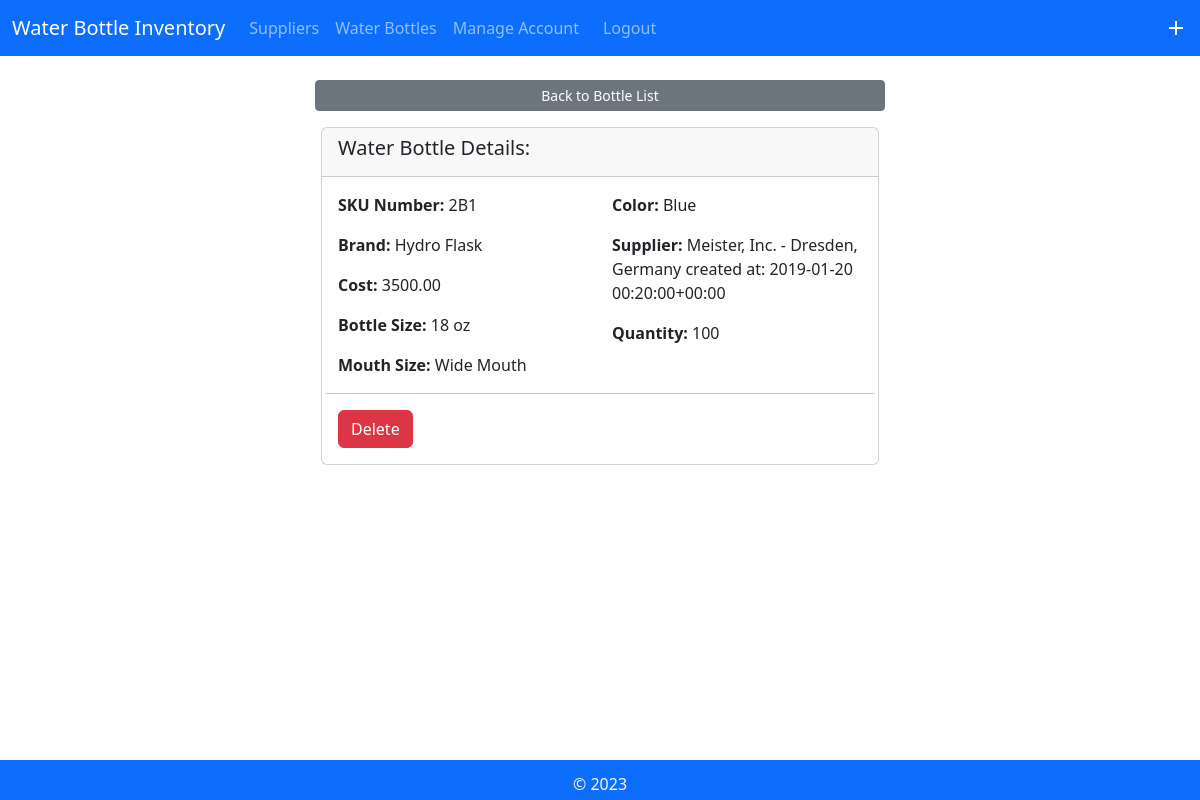
The app's page /view_bottle_details/1/2/ with its own data.
### Myinventoryapp/models.py (models this page shows, shortened)
class WaterBottle(models.Model):
    sku = models.CharField(max_length=300)
    brand = models.CharField(max_length=300)
    cost = models.DecimalField(max_digits=300, decimal_places=2)
    size = models.CharField(max_length=300)
    mouth_size = models.CharField(max_length=300)
    color = models.CharField(max_length=300)
    supplied_by = models.ForeignKey(Supplier, on_delete=models.CASCADE)
    current_quantity = models.IntegerField()

class Supplier(models.Model):
    name = models.CharField(max_length=300)
    city = models.CharField(max_length=300)
    country = models.CharField(max_length=300)
    created_at = models.DateTimeField(blank=True, null=True)
    objects = models.Manager()
    def __str__(self):
        return self.name + " - " + self.city + ", " + self.country + " created at: " + str(self.created_at)

### Myinventoryapp/views.py (the view)
# urls.py: path('view_bottle_details/<int:pk>/<int:pk_bottle>/', views.view_bottle_details, name='view_bottle_details'),
def view_bottle_details(request, pk, pk_bottle):
    a = get_object_or_404(Account, pk=pk)
    b = get_object_or_404(WaterBottle, pk=pk_bottle)
    context = {'a': a,
               'b': b}
    return render(request, 'Myinventoryapp/view_bottle_details.html', context)

### Myinventoryapp/templates/Myinventoryapp/view_bottle_details.html
{% extends 'Myinventoryapp/base.html' %}
{% load static %}
                {% block content %}
                <div class="row d-flex justify-content-center">
                    {% if a %}
                    <a href="{% url 'view_bottles' pk=a.pk %}" class="btn btn-secondary btn-sm w-50 mt-2">Back to Bottle List</a>
                    {% endif %}
                </div>
                <div class="col d-flex justify-content-center">
                    <div class="card w-50 mt-3 center">
                        <div class="card-header">
                            <h5 class="card-title"> Water Bottle Details:</h5>
                        </div>
                        <div class="card-body">
                            <div class="row justify-content-center">
                                <div class="col-6">
                                    <p>
                                        <b>SKU Number:</b> {{b.sku}}
                                    </p>
                                    <p>
                                        <b>Brand:</b> {{b.brand}}
                                    </p>
                                    <p>
                                        <b>Cost:</b> {{b.cost}}
                                    </p>
                                    <p>
                                        <b>Bottle Size:</b> {{b.size}}
                                    </p>
                                    <p>
                                        <b>Mouth Size:</b> {{b.mouth_size}}
                                    </p>
                                </div>
                                <div class="col-6">
                                    <p>
                                        <b>Color:</b> {{b.color}}
                                    </p>
                                    <p>
                                        <b>Supplier:</b> {{b.supplied_by}}
                                    </p>
                                    <p>
                                        <b>Quantity:</b> {{b.current_quantity}}
                                    </p>
                                </div>
                            <hr>
                            </div>
                            <p>
                                {% if a %}
                                <a href="{% url 'delete_bottle' pk=a.pk pk_bottle=b.pk %}"  class="btn btn-danger center float-start">Delete</a>
                                {% endif %}
                            </p>
                            </div>
                        </div>
                    </div>
                </div>
                {% endblock %}

### records on screen
WaterBottle: sku "2B1", brand "Hydro Flask", cost "3500.00", size "18 oz", mouth_size "Wide Mouth", color "Blue", supplied_by "Meister, Inc. - Dresden, Germany created at: 2019-01-20 00:20:00+00:00", current_quantity "100"
